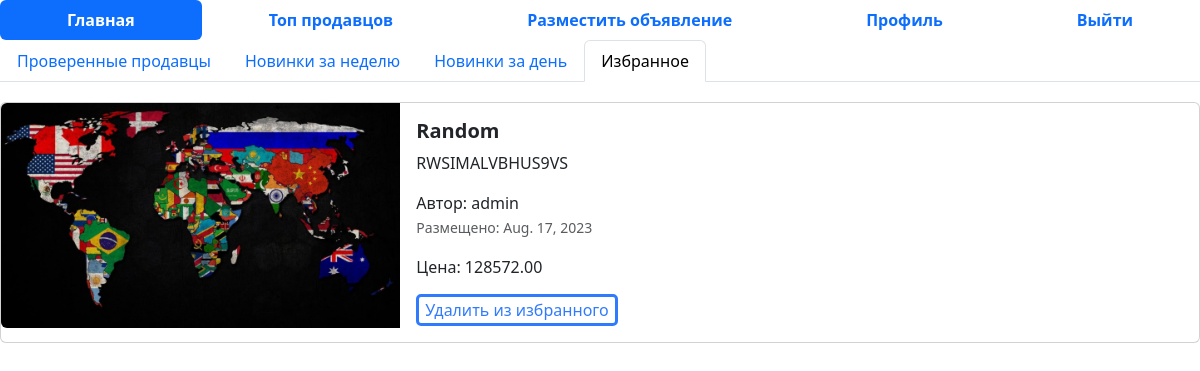
The page /favorites (signed in) on the database as committed earlier.
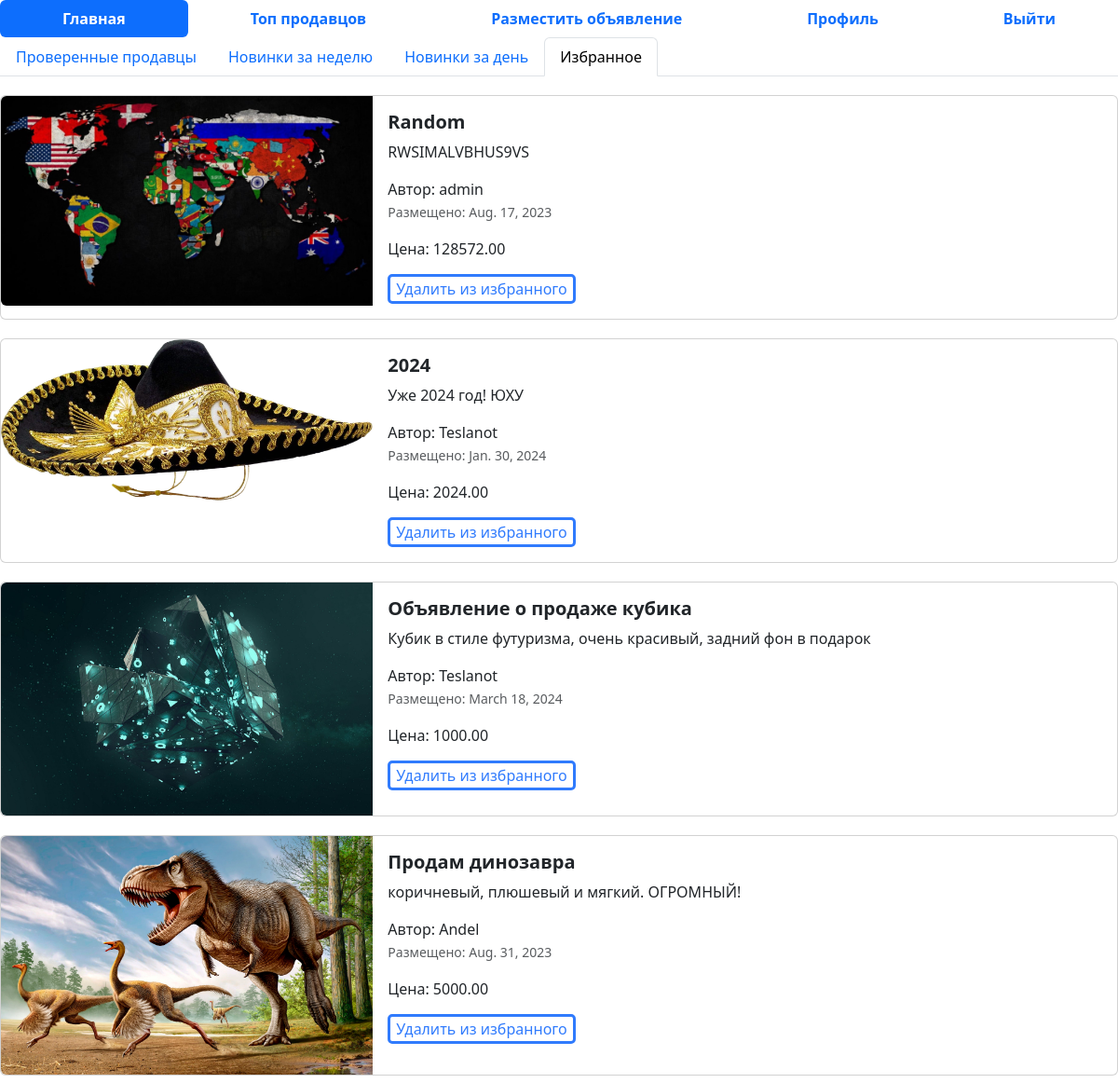
The same page on the database as committed later.
### add/models.py (models this page shows, shortened)
class Advertisement(models.Model):
    title = models.CharField("Заголовок",max_length= 128)#validators=[RegexValidator('[?+-/%]', inverse_match=True)]
    descriptions = models.TextField('Описание')
    prices = models.DecimalField(' Цена' , max_digits= 10 , decimal_places = 2)
    auction = models.BooleanField('Торг', help_text= 'Уместен ли торг')
    created = models.DateField(auto_now_add=True)
    update = models.DateField(auto_now=True)
    user = models.ForeignKey(User, on_delete=models.CASCADE) # если User буджет удален то все обьявления связанные с ним тоже будут удалены
    image = models.ImageField("Изображения", upload_to='advertisements/')
    favorites = models.ManyToManyField(User, related_name='favorite_adv')
    def get_absolute_url(self):
        return reverse("post_adv_detail", kwargs={"pk": self.pk})# pk тоже самое что и id в модели
    class Meta:
       db_table = 'Advertisement'

### add/views.py (the view)
# urls.py: path("favorites", favorit_list, name='favorit_list'),
def favorit_list(request):
    user = request.user
    favorites = user.favorite_adv.all() # Получаем все объявления, которые у пользователя в избранном
    context = {"favorite_list": favorites}
    return render(request, 'all-fav.html', context)

### templates/all-fav.html (shortened to what this page needs)
{% extends 'base.html' %}
{% block content %}
<ul class="nav nav-pills sticky-top bg-white nav-fill">
  <li class="nav-item">
    <a class="nav-link active" href="{% url 'home' %}">
      <span style="font-weight: bold;">Главная</span>
    </a>
  </li>
  <li class="nav-item">
    <a class="nav-link" href="{% url 'top_sellers' %}">
      <span style="font-weight: bold;">Топ продавцов</span>
    </a>
  </li>
  {% if not user.is_authenticated %}
  <li class="nav-item">
    <a class="nav-link" href="{% url 'sign_in' %}">
      <span style="font-weight: bold;">Регистрация</span>
    </a>
  </li>
  <li class="nav-item">
    <a class="nav-link" href="{% url 'login' %}">
      <span style="font-weight: bold;">Войти</span>
    </a>
  </li>
  {% else %}
  <li class="nav-item">
    <a class="nav-link" href="{% url 'post_adv' %}">
      <span style="font-weight: bold;">Разместить объявление</span>
    </a>
  </li>
  <li class="nav-item">
    <a class="nav-link" aria-current="page" href="{% url 'profile' %}">
      <span style="font-weight: bold;">Профиль</span>
    </a>
  </li>
  <li class="nav-item">
    <a class="nav-link" href="{% url 'logout' %}">
      <span style="font-weight: bold;">Выйти</span>
    </a>
  </li>
  {% endif %}
</ul>
  <ul class="nav nav-tabs bg-white">
    <li class="nav-item">
      <a class="nav-link" aria-current="page" href="../../">Проверенные продавцы</a>
    </li>
    <li class="nav-item">
      <a class="nav-link" href="/novinki">Новинки за неделю</a>
    </li>
    <li class="nav-item">
      <a class="nav-link" href="/novinki_za_den">Новинки за день</a>
    </li>
    <li class="nav-item">
      <a class="nav-link active" href="#">Избранное</a>
    </li>
  </ul>
<div class="col">
  {%for adv in favorite_list%}
  <div class="card mb-2" style="max-width: 1200px; margin-top: 20px;">
    <div class="row g-0">
      <div class="col-md-4">
        <a href="{{ adv.get_absolute_url }}" class="nav-link">
          {% if adv.image %}
            <img src=" {{adv.image.url}} " class="img-fluid rounded-start" alt="Card title">
          {% endif %}
        </a>
      </div>
      <div class="col-md-8">
        <div class="card-body">
          <h5 class="card-title">
            <a href="{{ adv.get_absolute_url }}" class="nav-link"><strong>{{adv.title}}</strong></a>
          </h5>
          <a href="{{ adv.get_absolute_url }}" class="nav-link">
            <p class="card-text">
              {{adv.descriptions}}
            </p>
            <span>Автор: {{adv.user}}</span>
            <p class="card-text"><small class="text-muted">Размещено: {{adv.created}}</small></p>
            <span>Цена: {{adv.prices}}</span>
          </a>
          {% if user.is_authenticated %}
          {% if user in adv.favorites.all %}
          <form action="{% url 'remove_from_favorite' adv.id %}" method="post">
            <button type="submit" class="fav_button_del">Удалить из избранного</button>
          </form>
          {% else %}
          <form action="{% url 'add_to_favorites' adv.id %}" method="post">
            {% csrf_token %}
            <button type="submit" class="fav_button_on">Добавить в избранное</button>
          </form>
          {% endif %}
          {% endif %}
        </div>
      </div>
    </div>
  </div>
  {% endfor %}
</div>
{% endblock %}

Rows that differ between the two databases and show on the page:
now on this page (row unchanged): Advertisement: image (picture), title "2024", descriptions "Уже 2024 год! ЮХУ", user "Teslanot", created "Jan. 30, 2024", prices "2024.00", shows "Удалить из избранного"
added Advertisement: image (picture), title "Объявление о продаже кубика", descriptions "Кубик в стиле футуризма, очень красивый, задний фон в подарок", user "Teslanot", created "March 18, 2024", prices "1000.00", shows "Удалить из избранного"
now on this page (row unchanged): Advertisement: image (picture), title "Продам динозавра", descriptions "коричневый, плюшевый и мягкий. ОГРОМНЫЙ!", user "Andel", created "Aug. 31, 2023", prices "5000.00", shows "Удалить из избранного"
